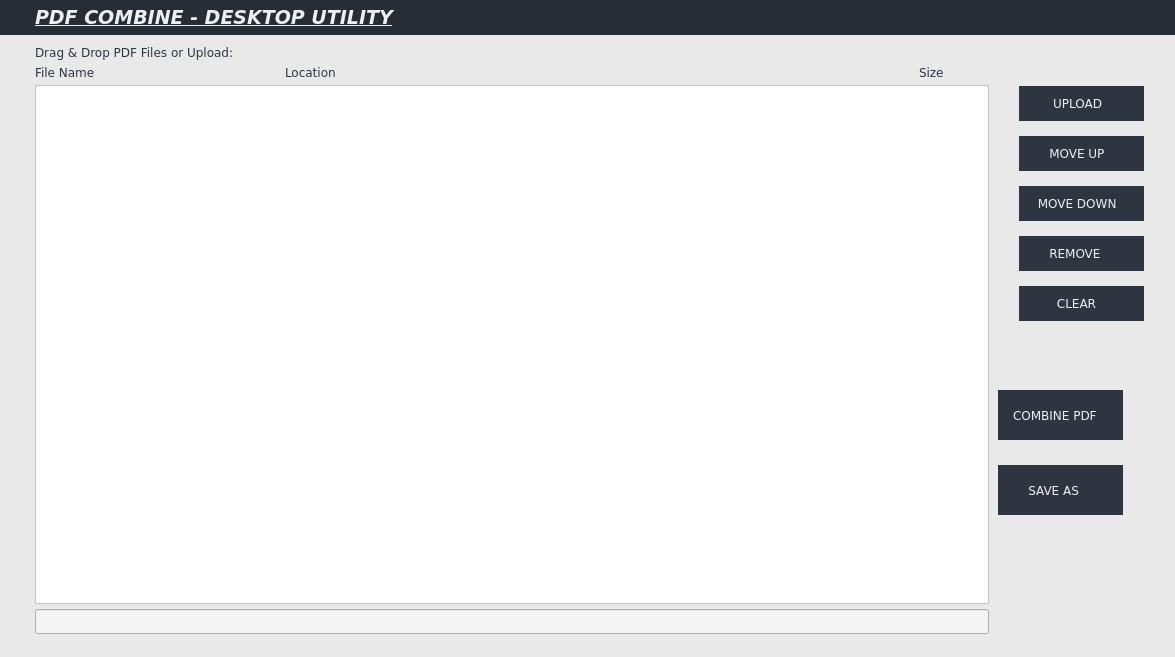
<?xml version="1.0" encoding="UTF-8"?>
<ui version="4.0">
 <class>MainWindow</class>
 <widget class="QMainWindow" name="MainWindow">
  <property name="geometry">
   <rect>
    <x>0</x>
    <y>0</y>
    <width>1175</width>
    <height>657</height>
   </rect>
  </property>
  <property name="minimumSize">
   <size>
    <width>550</width>
    <height>550</height>
   </size>
  </property>
  <property name="windowTitle">
   <string>MainWindow</string>
  </property>
  <property name="styleSheet">
   <string notr="true">background-color: rgb(233, 233, 233);</string>
  </property>
  <widget class="QWidget" name="centralwidget">
   <layout class="QVBoxLayout" name="verticalLayout">
    <property name="spacing">
     <number>0</number>
    </property>
    <property name="leftMargin">
     <number>0</number>
    </property>
    <property name="topMargin">
     <number>0</number>
    </property>
    <property name="rightMargin">
     <number>0</number>
    </property>
    <property name="bottomMargin">
     <number>0</number>
    </property>
    <item>
     <widget class="QFrame" name="frame">
      <property name="frameShape">
       <enum>QFrame::NoFrame</enum>
      </property>
      <property name="frameShadow">
       <enum>QFrame::Raised</enum>
      </property>
      <layout class="QHBoxLayout" name="horizontalLayout">
       <property name="spacing">
        <number>0</number>
       </property>
       <property name="leftMargin">
        <number>0</number>
       </property>
       <property name="topMargin">
        <number>0</number>
       </property>
       <property name="rightMargin">
        <number>0</number>
       </property>
       <property name="bottomMargin">
        <number>0</number>
       </property>
       <item>
        <widget class="QFrame" name="frame_9">
         <property name="frameShape">
          <enum>QFrame::NoFrame</enum>
         </property>
         <property name="frameShadow">
          <enum>QFrame::Raised</enum>
         </property>
         <layout class="QVBoxLayout" name="verticalLayout_8">
          <property name="spacing">
           <number>0</number>
          </property>
          <property name="leftMargin">
           <number>0</number>
          </property>
          <property name="topMargin">
           <number>0</number>
          </property>
          <property name="rightMargin">
           <number>0</number>
          </property>
          <property name="bottomMargin">
           <number>0</number>
          </property>
          <item>
           <widget class="QFrame" name="frame_10">
            <property name="minimumSize">
             <size>
              <width>35</width>
              <height>35</height>
             </size>
            </property>
            <property name="maximumSize">
             <size>
              <width>35</width>
              <height>35</height>
             </size>
            </property>
            <property name="styleSheet">
             <string notr="true">background-color: rgb(40, 44, 52);</string>
            </property>
            <property name="frameShape">
             <enum>QFrame::NoFrame</enum>
            </property>
            <property name="frameShadow">
             <enum>QFrame::Plain</enum>
            </property>
           </widget>
          </item>
          <item>
           <widget class="QFrame" name="frame_11">
            <property name="frameShape">
             <enum>QFrame::NoFrame</enum>
            </property>
            <property name="frameShadow">
             <enum>QFrame::Raised</enum>
            </property>
           </widget>
          </item>
         </layout>
        </widget>
       </item>
       <item>
        <widget class="QFrame" name="frame_3">
         <property name="frameShape">
          <enum>QFrame::NoFrame</enum>
         </property>
         <property name="frameShadow">
          <enum>QFrame::Raised</enum>
         </property>
         <layout class="QVBoxLayout" name="verticalLayout_2">
          <property name="spacing">
           <number>5</number>
          </property>
          <property name="leftMargin">
           <number>0</number>
          </property>
          <property name="topMargin">
           <number>0</number>
          </property>
          <property name="rightMargin">
           <number>0</number>
          </property>
          <property name="bottomMargin">
           <number>23</number>
          </property>
          <item>
           <widget class="QFrame" name="frame_8">
            <property name="minimumSize">
             <size>
              <width>0</width>
              <height>35</height>
             </size>
            </property>
            <property name="styleSheet">
             <string notr="true">background-color: rgb(40, 44, 52);</string>
            </property>
            <property name="frameShape">
             <enum>QFrame::NoFrame</enum>
            </property>
            <property name="frameShadow">
             <enum>QFrame::Raised</enum>
            </property>
            <layout class="QVBoxLayout" name="verticalLayout_7">
             <property name="leftMargin">
              <number>0</number>
             </property>
             <property name="topMargin">
              <number>0</number>
             </property>
             <property name="rightMargin">
              <number>0</number>
             </property>
             <property name="bottomMargin">
              <number>0</number>
             </property>
             <item>
              <widget class="QLabel" name="label_2">
               <property name="font">
                <font>
                 <family>Verdana</family>
                 <pointsize>14</pointsize>
                 <weight>75</weight>
                 <italic>true</italic>
                 <bold>true</bold>
                 <underline>true</underline>
                </font>
               </property>
               <property name="styleSheet">
                <string notr="true">color: #ECEFF4;</string>
               </property>
               <property name="text">
                <string>PDF COMBINE - DESKTOP UTILITY</string>
               </property>
               <property name="indent">
                <number>0</number>
               </property>
              </widget>
             </item>
            </layout>
           </widget>
          </item>
          <item>
           <widget class="QFrame" name="frame_6">
            <property name="frameShape">
             <enum>QFrame::NoFrame</enum>
            </property>
            <property name="frameShadow">
             <enum>QFrame::Raised</enum>
            </property>
            <layout class="QVBoxLayout" name="verticalLayout_6">
             <property name="spacing">
              <number>0</number>
             </property>
             <property name="leftMargin">
              <number>0</number>
             </property>
             <property name="topMargin">
              <number>0</number>
             </property>
             <property name="rightMargin">
              <number>0</number>
             </property>
             <property name="bottomMargin">
              <number>0</number>
             </property>
            </layout>
           </widget>
          </item>
          <item>
           <widget class="QLabel" name="label">
            <property name="font">
             <font>
              <family>Verdana</family>
             </font>
            </property>
            <property name="styleSheet">
             <string notr="true">color: #2E3440;</string>
            </property>
            <property name="text">
             <string>Drag &amp; Drop PDF Files or Upload:</string>
            </property>
            <property name="indent">
             <number>0</number>
            </property>
           </widget>
          </item>
          <item>
           <widget class="QFrame" name="frame_12">
            <property name="frameShape">
             <enum>QFrame::NoFrame</enum>
            </property>
            <property name="frameShadow">
             <enum>QFrame::Raised</enum>
            </property>
            <layout class="QHBoxLayout" name="horizontalLayout_3">
             <property name="spacing">
              <number>0</number>
             </property>
             <property name="leftMargin">
              <number>0</number>
             </property>
             <property name="topMargin">
              <number>0</number>
             </property>
             <property name="rightMargin">
              <number>0</number>
             </property>
             <property name="bottomMargin">
              <number>0</number>
             </property>
             <item>
              <widget class="QLabel" name="label_3">
               <property name="minimumSize">
                <size>
                 <width>250</width>
                 <height>0</height>
                </size>
               </property>
               <property name="maximumSize">
                <size>
                 <width>250</width>
                 <height>16777215</height>
                </size>
               </property>
               <property name="font">
                <font>
                 <family>Verdana</family>
                </font>
               </property>
               <property name="styleSheet">
                <string notr="true">color: #2E3440;</string>
               </property>
               <property name="text">
                <string>File Name</string>
               </property>
              </widget>
             </item>
             <item>
              <widget class="QLabel" name="label_5">
               <property name="font">
                <font>
                 <family>Verdana</family>
                </font>
               </property>
               <property name="styleSheet">
                <string notr="true">color: #2E3440;</string>
               </property>
               <property name="text">
                <string>Location</string>
               </property>
              </widget>
             </item>
             <item>
              <widget class="QLabel" name="label_4">
               <property name="minimumSize">
                <size>
                 <width>70</width>
                 <height>0</height>
                </size>
               </property>
               <property name="maximumSize">
                <size>
                 <width>70</width>
                 <height>16777215</height>
                </size>
               </property>
               <property name="font">
                <font>
                 <family>Verdana</family>
                </font>
               </property>
               <property name="styleSheet">
                <string notr="true">color: #2E3440;</string>
               </property>
               <property name="text">
                <string>Size</string>
               </property>
              </widget>
             </item>
            </layout>
           </widget>
          </item>
          <item>
           <widget class="QListWidget" name="listWidget">
            <property name="styleSheet">
             <string notr="true">background-color: rgb(255, 255, 255);
color: rgb(14, 29, 53);</string>
            </property>
           </widget>
          </item>
          <item>
           <widget class="QLineEdit" name="lineEdit">
            <property name="minimumSize">
             <size>
              <width>0</width>
              <height>25</height>
             </size>
            </property>
            <property name="styleSheet">
             <string notr="true">background-color: rgb(244, 244, 244);
color: rgb(21, 21, 21);
border-color: rgb(0, 0, 0);</string>
            </property>
            <property name="clearButtonEnabled">
             <bool>true</bool>
            </property>
           </widget>
          </item>
         </layout>
        </widget>
       </item>
       <item alignment="Qt::AlignTop">
        <widget class="QFrame" name="frame_2">
         <property name="frameShape">
          <enum>QFrame::NoFrame</enum>
         </property>
         <property name="frameShadow">
          <enum>QFrame::Raised</enum>
         </property>
         <layout class="QVBoxLayout" name="verticalLayout_3">
          <property name="spacing">
           <number>0</number>
          </property>
          <property name="leftMargin">
           <number>0</number>
          </property>
          <property name="topMargin">
           <number>0</number>
          </property>
          <property name="rightMargin">
           <number>0</number>
          </property>
          <property name="bottomMargin">
           <number>0</number>
          </property>
          <item alignment="Qt::AlignRight|Qt::AlignTop">
           <widget class="QFrame" name="frame_7">
            <property name="frameShape">
             <enum>QFrame::NoFrame</enum>
            </property>
            <property name="frameShadow">
             <enum>QFrame::Raised</enum>
            </property>
            <layout class="QHBoxLayout" name="horizontalLayout_2">
             <property name="spacing">
              <number>0</number>
             </property>
             <property name="leftMargin">
              <number>0</number>
             </property>
             <property name="topMargin">
              <number>0</number>
             </property>
             <property name="rightMargin">
              <number>0</number>
             </property>
             <property name="bottomMargin">
              <number>0</number>
             </property>
             <item>
              <widget class="QPushButton" name="minimizeBtn">
               <property name="minimumSize">
                <size>
                 <width>0</width>
                 <height>35</height>
                </size>
               </property>
               <property name="maximumSize">
                <size>
                 <width>16777215</width>
                 <height>35</height>
                </size>
               </property>
               <property name="styleSheet">
                <string notr="true">QPushButton {
background-color: rgb(40, 44, 52);
color: #ECEFF4;
border-radius: 0px;
bored: 0px solid;
text-align: left;
padding: 2px 15px;
}

QPushButton:hover {
background-color: rgb(127, 173, 255);
color: #2E3440;
}

QPushButton:pressed {
background-color: rgb(40, 44, 52);
color: #4C566A;
}</string>
               </property>
               <property name="text">
                <string/>
               </property>
               <property name="icon">
                <iconset>
                 <normaloff>../EziPDF Responsive/Master/images/icons/cil-window-minimize.png</normaloff>../EziPDF Responsive/Master/images/icons/cil-window-minimize.png</iconset>
               </property>
               <property name="iconSize">
                <size>
                 <width>16</width>
                 <height>16</height>
                </size>
               </property>
               <property name="flat">
                <bool>true</bool>
               </property>
              </widget>
             </item>
             <item>
              <widget class="QPushButton" name="restoreBtn">
               <property name="minimumSize">
                <size>
                 <width>0</width>
                 <height>35</height>
                </size>
               </property>
               <property name="maximumSize">
                <size>
                 <width>16777215</width>
                 <height>35</height>
                </size>
               </property>
               <property name="styleSheet">
                <string notr="true">QPushButton {
background-color: rgb(40, 44, 52);
color: #ECEFF4;
border-radius: 0px;
bored: 0px solid;
text-align: left;
padding: 2px 15px;
}

QPushButton:hover {
background-color: rgb(127, 173, 255);
color: #2E3440;
}

QPushButton:pressed {
background-color: rgb(40, 44, 52);
color: #4C566A;
}</string>
               </property>
               <property name="text">
                <string/>
               </property>
               <property name="icon">
                <iconset>
                 <normaloff>../EziPDF Responsive/Master/images/icons/cil-window-restore.png</normaloff>../EziPDF Responsive/Master/images/icons/cil-window-restore.png</iconset>
               </property>
               <property name="iconSize">
                <size>
                 <width>16</width>
                 <height>16</height>
                </size>
               </property>
               <property name="flat">
                <bool>true</bool>
               </property>
              </widget>
             </item>
             <item>
              <widget class="QPushButton" name="closeBtn">
               <property name="minimumSize">
                <size>
                 <width>0</width>
                 <height>35</height>
                </size>
               </property>
               <property name="maximumSize">
                <size>
                 <width>16777215</width>
                 <height>35</height>
                </size>
               </property>
               <property name="styleSheet">
                <string notr="true">QPushButton {
background-color: rgb(40, 44, 52);
color: #ECEFF4;
border-radius: 0px;
bored: 0px solid;
text-align: left;
padding: 2px 15px;
}

QPushButton:hover {
background-color: rgb(127, 173, 255);
color: #2E3440;
}

QPushButton:pressed {
background-color: rgb(40, 44, 52);
color: #4C566A;
}</string>
               </property>
               <property name="text">
                <string/>
               </property>
               <property name="icon">
                <iconset>
                 <normaloff>../EziPDF Responsive/Master/images/icons/cil-x.png</normaloff>../EziPDF Responsive/Master/images/icons/cil-x.png</iconset>
               </property>
               <property name="iconSize">
                <size>
                 <width>16</width>
                 <height>16</height>
                </size>
               </property>
               <property name="flat">
                <bool>true</bool>
               </property>
              </widget>
             </item>
            </layout>
           </widget>
          </item>
          <item alignment="Qt::AlignHCenter|Qt::AlignTop">
           <widget class="QFrame" name="frame_4">
            <property name="frameShape">
             <enum>QFrame::NoFrame</enum>
            </property>
            <property name="frameShadow">
             <enum>QFrame::Raised</enum>
            </property>
            <layout class="QVBoxLayout" name="verticalLayout_4">
             <property name="spacing">
              <number>15</number>
             </property>
             <property name="topMargin">
              <number>51</number>
             </property>
             <item>
              <widget class="QPushButton" name="pushButton_3">
               <property name="minimumSize">
                <size>
                 <width>125</width>
                 <height>35</height>
                </size>
               </property>
               <property name="maximumSize">
                <size>
                 <width>125</width>
                 <height>35</height>
                </size>
               </property>
               <property name="font">
                <font>
                 <family>Verdana</family>
                </font>
               </property>
               <property name="styleSheet">
                <string notr="true">QPushButton {
background-color: #2E3440;
color: #ECEFF4;
border-radius: 0px;
bored: 0px solid;
text-align: left;
padding: 2px 15px;
}

QPushButton:hover {
background-color: rgb(127, 173, 255);
color: #2E3440;
}

QPushButton:pressed {
background-color: rgb(40, 44, 52);
color: #4C566A;
}</string>
               </property>
               <property name="text">
                <string>     UPLOAD</string>
               </property>
               <property name="flat">
                <bool>true</bool>
               </property>
              </widget>
             </item>
             <item>
              <widget class="QPushButton" name="pushButton_5">
               <property name="minimumSize">
                <size>
                 <width>125</width>
                 <height>35</height>
                </size>
               </property>
               <property name="maximumSize">
                <size>
                 <width>125</width>
                 <height>35</height>
                </size>
               </property>
               <property name="font">
                <font>
                 <family>Verdana</family>
                </font>
               </property>
               <property name="styleSheet">
                <string notr="true">QPushButton {
background-color: #2E3440;
color: #ECEFF4;
border-radius: 0px;
bored: 0px solid;
text-align: left;
padding: 2px 15px;
}

QPushButton:hover {
background-color: rgb(127, 173, 255);
color: #2E3440;
}

QPushButton:pressed {
background-color: rgb(40, 44, 52);
color: #4C566A;
}</string>
               </property>
               <property name="text">
                <string>    MOVE UP</string>
               </property>
               <property name="flat">
                <bool>true</bool>
               </property>
              </widget>
             </item>
             <item>
              <widget class="QPushButton" name="pushButton">
               <property name="minimumSize">
                <size>
                 <width>125</width>
                 <height>35</height>
                </size>
               </property>
               <property name="maximumSize">
                <size>
                 <width>125</width>
                 <height>35</height>
                </size>
               </property>
               <property name="font">
                <font>
                 <family>Verdana</family>
                </font>
               </property>
               <property name="styleSheet">
                <string notr="true">QPushButton {
background-color: #2E3440;
color: #ECEFF4;
border-radius: 0px;
bored: 0px solid;
text-align: left;
padding: 2px 15px;
}

QPushButton:hover {
background-color: rgb(127, 173, 255);
color: #2E3440;
}

QPushButton:pressed {
background-color: rgb(40, 44, 52);
color: #4C566A;
}</string>
               </property>
               <property name="text">
                <string> MOVE DOWN</string>
               </property>
               <property name="flat">
                <bool>true</bool>
               </property>
              </widget>
             </item>
             <item>
              <widget class="QPushButton" name="pushButton_4">
               <property name="minimumSize">
                <size>
                 <width>125</width>
                 <height>35</height>
                </size>
               </property>
               <property name="maximumSize">
                <size>
                 <width>125</width>
                 <height>35</height>
                </size>
               </property>
               <property name="font">
                <font>
                 <family>Verdana</family>
                </font>
               </property>
               <property name="styleSheet">
                <string notr="true">QPushButton {
background-color: #2E3440;
color: #ECEFF4;
border-radius: 0px;
bored: 0px solid;
text-align: left;
padding: 2px 15px;
}

QPushButton:hover {
background-color: rgb(127, 173, 255);
color: #2E3440;
}

QPushButton:pressed {
background-color: rgb(40, 44, 52);
color: #4C566A;
}</string>
               </property>
               <property name="text">
                <string>    REMOVE</string>
               </property>
               <property name="flat">
                <bool>true</bool>
               </property>
              </widget>
             </item>
             <item>
              <widget class="QPushButton" name="pushButton_7">
               <property name="minimumSize">
                <size>
                 <width>125</width>
                 <height>35</height>
                </size>
               </property>
               <property name="maximumSize">
                <size>
                 <width>125</width>
                 <height>35</height>
                </size>
               </property>
               <property name="font">
                <font>
                 <family>Verdana</family>
                </font>
               </property>
               <property name="styleSheet">
                <string notr="true">QPushButton {
background-color: #2E3440;
color: #ECEFF4;
border-radius: 0px;
bored: 0px solid;
text-align: left;
padding: 2px 15px;
}

QPushButton:hover {
background-color: rgb(127, 173, 255);
color: #2E3440;
}

QPushButton:pressed {
background-color: rgb(40, 44, 52);
color: #4C566A;
}</string>
               </property>
               <property name="text">
                <string>      CLEAR</string>
               </property>
              </widget>
             </item>
            </layout>
           </widget>
          </item>
          <item>
           <widget class="QFrame" name="frame_5">
            <property name="frameShape">
             <enum>QFrame::NoFrame</enum>
            </property>
            <property name="frameShadow">
             <enum>QFrame::Raised</enum>
            </property>
            <layout class="QVBoxLayout" name="verticalLayout_5">
             <property name="spacing">
              <number>25</number>
             </property>
             <property name="topMargin">
              <number>60</number>
             </property>
             <property name="rightMargin">
              <number>0</number>
             </property>
             <property name="bottomMargin">
              <number>0</number>
             </property>
             <item>
              <widget class="QPushButton" name="pushButton_6">
               <property name="minimumSize">
                <size>
                 <width>125</width>
                 <height>50</height>
                </size>
               </property>
               <property name="maximumSize">
                <size>
                 <width>125</width>
                 <height>50</height>
                </size>
               </property>
               <property name="font">
                <font>
                 <family>Verdana</family>
                </font>
               </property>
               <property name="styleSheet">
                <string notr="true">QPushButton {
background-color: #2E3440;
color: #ECEFF4;
border-radius: 0px;
bored: 0px solid;
text-align: left;
padding: 2px 15px;
}

QPushButton:hover {
background-color: rgb(127, 173, 255);
color: #2E3440;
}

QPushButton:pressed {
background-color: rgb(40, 44, 52);
color: #4C566A;
}</string>
               </property>
               <property name="text">
                <string>COMBINE PDF</string>
               </property>
               <property name="flat">
                <bool>true</bool>
               </property>
              </widget>
             </item>
             <item>
              <widget class="QPushButton" name="pushButton_2">
               <property name="minimumSize">
                <size>
                 <width>125</width>
                 <height>50</height>
                </size>
               </property>
               <property name="maximumSize">
                <size>
                 <width>125</width>
                 <height>50</height>
                </size>
               </property>
               <property name="font">
                <font>
                 <family>Verdana</family>
                </font>
               </property>
               <property name="styleSheet">
                <string notr="true">QPushButton {
background-color: #2E3440;
color: #ECEFF4;
border-radius: 0px;
bored: 0px solid;
text-align: left;
padding: 2px 15px;
}

QPushButton:hover {
background-color: rgb(127, 173, 255);
color: #2E3440;
}

QPushButton:pressed {
background-color: rgb(40, 44, 52);
color: #4C566A;
}</string>
               </property>
               <property name="text">
                <string>    SAVE AS</string>
               </property>
               <property name="flat">
                <bool>true</bool>
               </property>
              </widget>
             </item>
             <item>
              <widget class="QFrame" name="frame_13">
               <property name="frameShape">
                <enum>QFrame::NoFrame</enum>
               </property>
               <property name="frameShadow">
                <enum>QFrame::Raised</enum>
               </property>
               <layout class="QHBoxLayout" name="horizontalLayout_4">
                <property name="spacing">
                 <number>0</number>
                </property>
                <property name="leftMargin">
                 <number>0</number>
                </property>
                <property name="topMargin">
                 <number>0</number>
                </property>
                <property name="rightMargin">
                 <number>0</number>
                </property>
                <property name="bottomMargin">
                 <number>0</number>
                </property>
                <item>
                 <spacer name="verticalSpacer">
                  <property name="orientation">
                   <enum>Qt::Vertical</enum>
                  </property>
                  <property name="sizeHint" stdset="0">
                   <size>
                    <width>20</width>
                    <height>179</height>
                   </size>
                  </property>
                 </spacer>
                </item>
               </layout>
              </widget>
             </item>
             <item alignment="Qt::AlignRight|Qt::AlignBottom">
              <widget class="QFrame" name="size_grip">
               <property name="minimumSize">
                <size>
                 <width>25</width>
                 <height>25</height>
                </size>
               </property>
               <property name="maximumSize">
                <size>
                 <width>25</width>
                 <height>25</height>
                </size>
               </property>
               <property name="frameShape">
                <enum>QFrame::NoFrame</enum>
               </property>
               <property name="frameShadow">
                <enum>QFrame::Raised</enum>
               </property>
               <layout class="QVBoxLayout" name="verticalLayout_9">
                <property name="spacing">
                 <number>0</number>
                </property>
                <property name="leftMargin">
                 <number>0</number>
                </property>
                <property name="topMargin">
                 <number>0</number>
                </property>
                <property name="rightMargin">
                 <number>0</number>
                </property>
                <property name="bottomMargin">
                 <number>0</number>
                </property>
                <item>
                 <widget class="QPushButton" name="pushButton_8">
                  <property name="styleSheet">
                   <string notr="true">color: blue;</string>
                  </property>
                  <property name="text">
                   <string/>
                  </property>
                  <property name="icon">
                   <iconset>
                    <normaloff>icons/cil-size-grip.png</normaloff>icons/cil-size-grip.png</iconset>
                  </property>
                  <property name="iconSize">
                   <size>
                    <width>25</width>
                    <height>25</height>
                   </size>
                  </property>
                  <property name="flat">
                   <bool>true</bool>
                  </property>
                 </widget>
                </item>
               </layout>
              </widget>
             </item>
            </layout>
           </widget>
          </item>
         </layout>
        </widget>
       </item>
      </layout>
     </widget>
    </item>
   </layout>
  </widget>
 </widget>
 <resources/>
 <connections/>
</ui>
